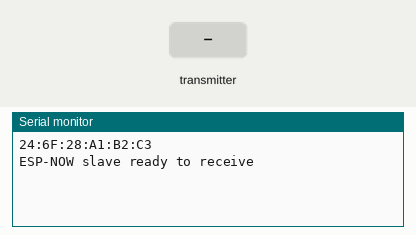
A sketch run on a simulated ESP32. On the bench: the last lines printed to the serial monitor. The test bench sets the inputs (shaded band).

Above: at 2.2 s.
2.3 s: the transmitter starts sending decode.0 = 0
At 2.61 s:
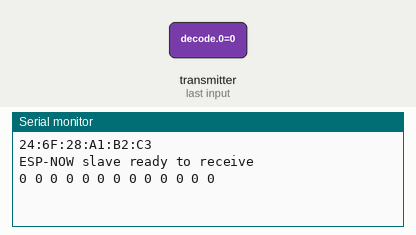
4.3 s: the transmitter starts sending decode.1 = 1
At 4.61 s:
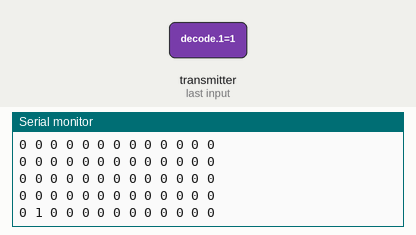
5.8 s: the transmitter starts sending decode.2 = 1
At 6.11 s:
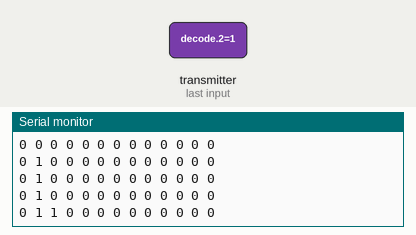
7.3 s: the transmitter starts sending decode.3 = 1
At 7.61 s:
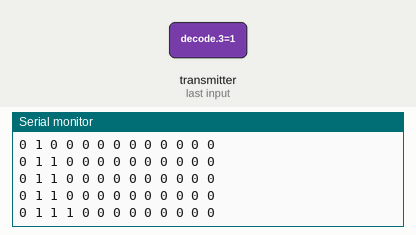
8.8 s: the transmitter starts sending decode.4 = 1
At 9.11 s:
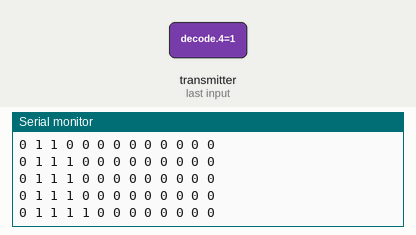
10.3 s: the transmitter starts sending decode.5 = 1
At 10.61 s:
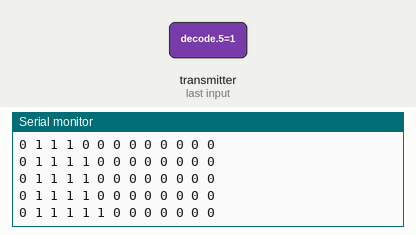

The sketch:

ESP32Slave.ino
```cpp
#include <esp_now.h>
#include <WiFi.h>
#define wifi_channel 6

int decode[13]; //same integer array as in Controller (must be same size and variable for ESP32)

//callback function for receiving data with ESP-NOW
void onReceive(const esp_now_recv_info_t *recv_info, const uint8_t *data, int data_len){
  if(data_len == sizeof(decode)){ //only copy data into variable if received data is valid
    memcpy(decode, data, data_len);
    //print received array in serial port
    for(int i = 0; i < 13; i++){
      Serial.print(decode[i]);
      Serial.print(" ");
    }
    Serial.println();
  } else { //if not valid, return and discard
    return;
  }
}

//Setup and intialization
void setup() {
  Serial.begin(115200); //start serial port
  WiFi.mode(WIFI_STA); //set wifi mode
  WiFi.setChannel(wifi_channel); //set wifi channel
  delay(1000); //delay for 1 second to ensure all is initialized

  Serial.println(WiFi.macAddress()); //print mac address for debugging (if needed)

  //if ESP-NOW does not initialize properly, return
  if(esp_now_init() != ESP_OK){
    Serial.println("Error initializing ESPNOW");
    return;
  }
  Serial.println("ESP-NOW slave ready to receive");
  esp_now_register_recv_cb(onReceive); //perform callback function when data is received (runs every time data is received)
}

void loop() {
  // put your main code here, to run repeatedly:

}
```

Measured:
- after the input at 2.3 s, the serial monitor: prints a new line at once (image 1)
- after the input at 4.3 s, the serial monitor: prints a new line at once (image 2)
- after the input at 5.8 s, the serial monitor: prints a new line at once (image 3)
- after the input at 7.3 s, the serial monitor: prints a new line at once (image 4)
- after the input at 8.8 s, the serial monitor: prints a new line at once (image 5)
- after the input at 10.3 s, the serial monitor: prints a new line at once (image 6)
